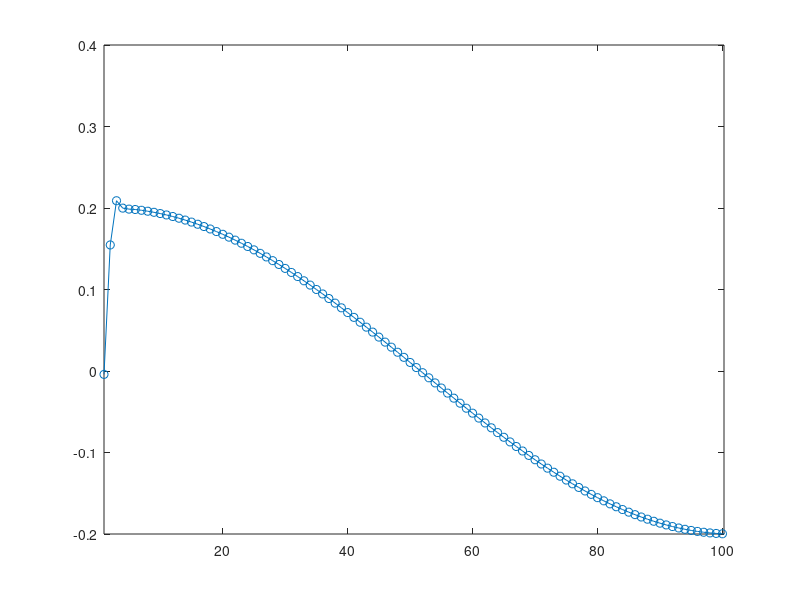

MATLAB code to generate this figure: (Note: this script raises an error after producing the figure.)
% PHASE DISTORTION
% ----------------

% parameters
M = 8; % coefficient of oversampling
fs = 44100;
dur = .8;
t = 0:(1/fs):(dur-1/fs);
amp = .2;
freq = 440;
phaseOffset = -pi/2;
scanningRatio = 1000/1;% rate of scanning 0~pi : rate of scanning pi~2pi
cutoffFreq = 18000;

% calculate the wavetable of one cycle of the sine wave
tableSize = round(fs*M/freq); % NOT PROPER!
proportion1 = 1/(scanningRatio+1);
size1 = round(tableSize * proportion1);
size2 = tableSize - size1;
phase1 = phaseOffset + (0: pi/(size1-1) : pi);
phase2 = phaseOffset + (pi: pi/(size2-1) : 2*pi);
wavetable = zeros(1,tableSize);
wavetable(1:size1) = amp * sin(phase1);
wavetable(size1+1:tableSize) = amp * sin(phase2);

% generate the output signal
outputTemp = zeros(1,fs*dur);
for i = 0:fs*M/tableSize
    
    outputTemp(1+i*tableSize:i*tableSize+tableSize) = wavetable;
    
end

% LPF
Wn = cutoffFreq/(fs*M/2);
n = 2;
[B, A] =  butter(n,Wn);
y = filter(B, A, outputTemp);

% downsampling
output = zeros(fs,1);
for s = 0:fs-1
    
    output(s+1) = y(s*M+1);
    
end

plot(output,'-o');
xlim([1 tableSize/M]);
sound(output,fs);
audiowrite('/Users/Jerry/Desktop/PhaseDistortion80.wav', output, fs);
